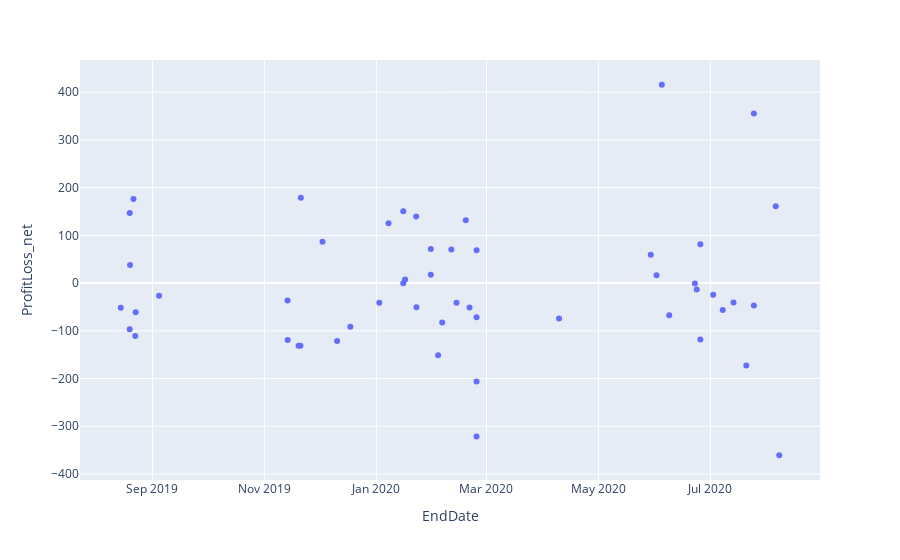

Notebook code for this chart:
### Code cell
fig=plotly.scatter(trademetrics, x="EndDate",y="ProfitLoss_net")
fig.show()
